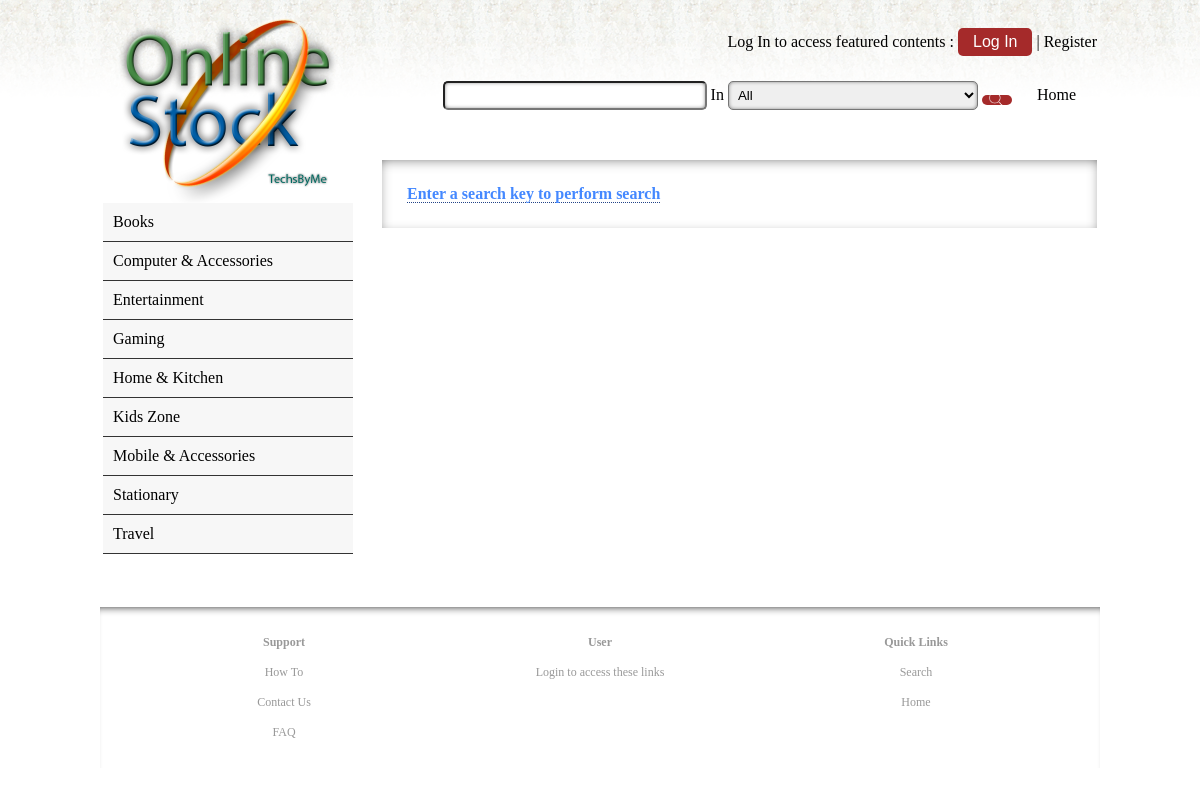
The app's page /search/index.php with its own data.
### tables this page shows
CREATE TABLE IF NOT EXISTS `os_category` (
  `catId` varchar(8) NOT NULL,
  `catDesc` text NOT NULL,
  `catLink` text NOT NULL
);

### common/category.php (the view, shortened to what this page needs)
<?php
    function getCategoryMenu()
    {
        include("config.php");
        $query = "SELECT * FROM os_category ORDER BY os_category.catDesc";
        $result = mysqli_query($dbc,$query) or die(mysqli_error($dbc));
        while($row=mysqli_fetch_row($result))
        {
        	echo "<a href='/getlist?by=".$row[0]."'><div class='div-cat-menu' id='".$row[0]."'>".$row[1]."</div></a>";
        }
    }
        ?>

### styles/style.css (style rules this page uses)
.div-cat-menu { padding: 10px 10px; background-color: rgba(221,221,221,0.25); border-bottom: #333 solid 1px; }

### styles/htmlstyle.css (style rules this page uses)
body { font-size: 16px; font-family: Georgia; margin: 0px; background-image: url(/images/bg.png); background-repeat: repeat-x; background-attachment: fixed; }
a, a:link, a:visited { color: inherit; text-decoration: none; }

### records on screen
os_category: catDesc "Books"
os_category: catDesc "Computer & Accessories"
os_category: catDesc "Entertainment"
os_category: catDesc "Gaming"
os_category: catDesc "Home & Kitchen"
os_category: catDesc "Kids Zone"
os_category: catDesc "Mobile & Accessories"
os_category: catDesc "Stationary"
os_category: catDesc "Travel"
